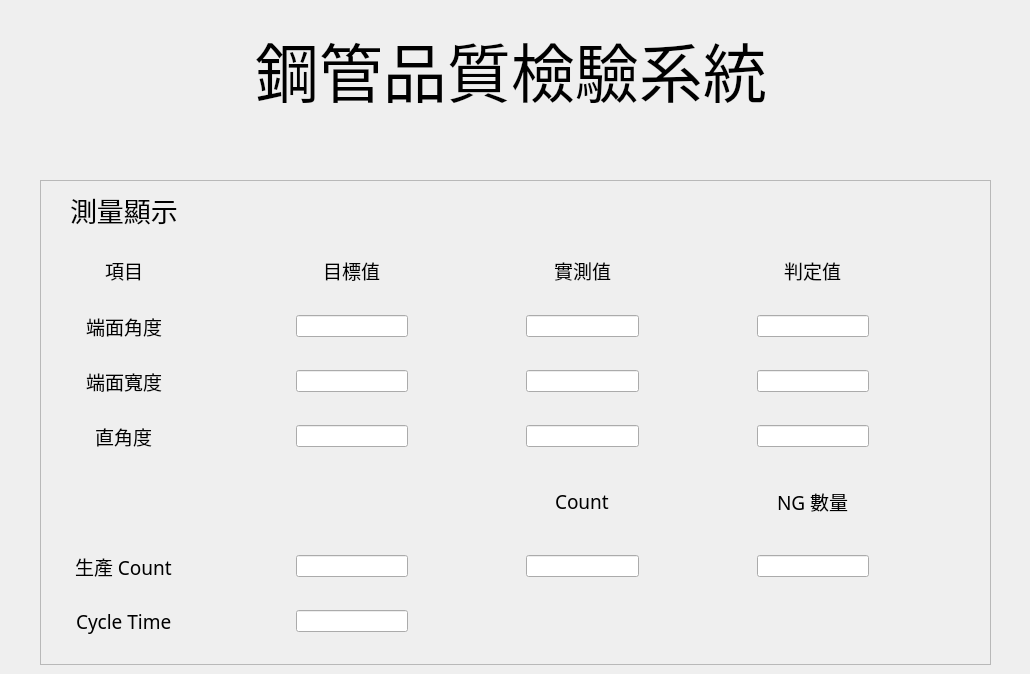
    <widget class="QWidget" name="tab_2">
     <attribute name="title">
      <string>測量顯示</string>
     </attribute>
     <widget class="QFrame" name="frame_2">
      <property name="geometry">
       <rect>
        <x>40</x>
        <y>180</y>
        <width>951</width>
        <height>485</height>
       </rect>
      </property>
      <property name="frameShape">
       <enum>QFrame::StyledPanel</enum>
      </property>
      <property name="frameShadow">
       <enum>QFrame::Raised</enum>
      </property>
      <layout class="QVBoxLayout" name="verticalLayout_4">
       <item>
        <layout class="QGridLayout" name="gridLayout_3">
         <item row="4" column="7">
          <widget class="QLineEdit" name="lineEdit_5">
           <property name="readOnly">
            <bool>true</bool>
           </property>
          </widget>
         </item>
         <item row="8" column="7">
          <widget class="QLineEdit" name="lineEdit_8">
           <property name="readOnly">
            <bool>true</bool>
           </property>
          </widget>
         </item>
         <item row="4" column="3">
          <widget class="QLineEdit" name="lineEdit">
           <property name="readOnly">
            <bool>true</bool>
           </property>
          </widget>
         </item>
         <item row="15" column="0">
          <spacer name="verticalSpacer_48">
           <property name="orientation">
            <enum>Qt::Vertical</enum>
           </property>
           <property name="sizeHint" stdset="0">
            <size>
             <width>20</width>
             <height>20</height>
            </size>
           </property>
          </spacer>
         </item>
         <item row="14" column="3">
          <widget class="QLineEdit" name="lineEdit_14">
           <property name="readOnly">
            <bool>true</bool>
           </property>
          </widget>
         </item>
         <item row="6" column="5">
          <widget class="QLineEdit" name="lineEdit_7">
           <property name="readOnly">
            <bool>true</bool>
           </property>
          </widget>
         </item>
         <item row="8" column="5">
          <widget class="QLineEdit" name="lineEdit_9">
           <property name="readOnly">
            <bool>true</bool>
           </property>
          </widget>
         </item>
         <item row="0" column="1">
          <widget class="QLabel" name="label_2">
           <property name="font">
            <font>
             <family>Cascadia Code</family>
             <pointsize>20</pointsize>
            </font>
           </property>
           <property name="text">
            <string>測量顯示</string>
           </property>
          </widget>
         </item>
         <item row="4" column="5">
          <widget class="QLineEdit" name="lineEdit_4">
           <property name="readOnly">
            <bool>true</bool>
           </property>
          </widget>
         </item>
         <item row="0" column="8">
          <spacer name="horizontalSpacer_69">
           <property name="orientation">
            <enum>Qt::Horizontal</enum>
           </property>
           <property name="sizeHint" stdset="0">
            <size>
             <width>40</width>
             <height>20</height>
            </size>
           </property>
          </spacer>
         </item>
         <item row="12" column="3">
          <widget class="QLineEdit" name="lineEdit_10">
           <property name="readOnly">
            <bool>true</bool>
           </property>
          </widget>
         </item>
         <item row="12" column="1" alignment="Qt::AlignHCenter">
          <widget class="QLabel" name="label_10">
           <property name="font">
            <font>
             <family>Cascadia Code</family>
             <pointsize>14</pointsize>
            </font>
           </property>
           <property name="text">
            <string>生產 Count</string>
           </property>
          </widget>
         </item>
         <item row="8" column="1" alignment="Qt::AlignHCenter">
          <widget class="QLabel" name="label_5">
           <property name="font">
            <font>
             <family>Cascadia Code</family>
             <pointsize>14</pointsize>
            </font>
           </property>
           <property name="text">
            <string>直角度</string>
           </property>
          </widget>
         </item>
         <item row="10" column="5" alignment="Qt::AlignHCenter">
          <widget class="QLabel" name="label_12">
           <property name="font">
            <font>
             <family>Cascadia Code</family>
             <pointsize>14</pointsize>
            </font>
           </property>
           <property name="text">
            <string>Count</string>
           </property>
          </widget>
         </item>
         <item row="0" column="2">
          <spacer name="horizontalSpacer_21">
           <property name="orientation">
            <enum>Qt::Horizontal</enum>
           </property>
           <property name="sizeHint" stdset="0">
            <size>
             <width>40</width>
             <height>20</height>
            </size>
           </property>
          </spacer>
         </item>
         <item row="0" column="4">
          <layout class="QGridLayout" name="gridLayout_6">
           <item row="0" column="1">
            <spacer name="horizontalSpacer_23">
             <property name="orientation">
              <enum>Qt::Horizontal</enum>
             </property>
             <property name="sizeHint" stdset="0">
              <size>
               <width>40</width>
               <height>20</height>
              </size>
             </property>
            </spacer>
           </item>
          </layout>
         </item>
         <item row="12" column="7">
          <widget class="QLineEdit" name="lineEdit_13">
           <property name="readOnly">
            <bool>true</bool>
           </property>
          </widget>
         </item>
         <item row="4" column="1" alignment="Qt::AlignHCenter">
          <widget class="QLabel" name="label_3">
           <property name="font">
            <font>
             <family>Cascadia Code</family>
             <pointsize>14</pointsize>
            </font>
           </property>
           <property name="text">
            <string>端面角度</string>
           </property>
          </widget>
         </item>
         <item row="8" column="3">
          <widget class="QLineEdit" name="lineEdit_3">
           <property name="readOnly">
            <bool>true</bool>
           </property>
          </widget>
         </item>
         <item row="6" column="3">
          <widget class="QLineEdit" name="lineEdit_2">
           <property name="readOnly">
            <bool>true</bool>
           </property>
          </widget>
         </item>
         <item row="0" column="6">
          <spacer name="horizontalSpacer_68">
           <property name="orientation">
            <enum>Qt::Horizontal</enum>
           </property>
           <property name="sizeHint" stdset="0">
            <size>
             <width>40</width>
             <height>20</height>
            </size>
           </property>
          </spacer>
         </item>
         <item row="13" column="0">
          <spacer name="verticalSpacer_47">
           <property name="orientation">
            <enum>Qt::Vertical</enum>
           </property>
           <property name="sizeHint" stdset="0">
            <size>
             <width>20</width>
             <height>20</height>
            </size>
           </property>
          </spacer>
         </item>
         <item row="2" column="3" alignment="Qt::AlignHCenter">
          <widget class="QLabel" name="label_7">
           <property name="font">
            <font>
             <family>Cascadia Code</family>
             <pointsize>14</pointsize>
            </font>
           </property>
           <property name="text">
            <string>目標值</string>
           </property>
          </widget>
         </item>
         <item row="7" column="0">
          <spacer name="verticalSpacer_45">
           <property name="orientation">
            <enum>Qt::Vertical</enum>
           </property>
           <property name="sizeHint" stdset="0">
            <size>
             <width>20</width>
             <height>20</height>
            </size>
           </property>
          </spacer>
         </item>
         <item row="2" column="7" alignment="Qt::AlignHCenter">
          <widget class="QLabel" name="label_9">
           <property name="font">
            <font>
             <family>Cascadia Code</family>
             <pointsize>14</pointsize>
            </font>
           </property>
           <property name="text">
            <string>判定值</string>
           </property>
          </widget>
         </item>
         <item row="6" column="7">
          <widget class="QLineEdit" name="lineEdit_6">
           <property name="readOnly">
            <bool>true</bool>
           </property>
          </widget>
         </item>
         <item row="2" column="1" alignment="Qt::AlignHCenter">
          <widget class="QLabel" name="label_6">
           <property name="font">
            <font>
             <family>Cascadia Code</family>
             <pointsize>14</pointsize>
            </font>
           </property>
           <property name="text">
            <string>項目</string>
           </property>
          </widget>
         </item>
         <item row="9" column="0">
          <spacer name="verticalSpacer_36">
           <property name="orientation">
            <enum>Qt::Vertical</enum>
           </property>
           <property name="sizeHint" stdset="0">
            <size>
             <width>20</width>
             <height>30</height>
            </size>
           </property>
          </spacer>
         </item>
         <item row="6" column="1" alignment="Qt::AlignHCenter">
          <widget class="QLabel" name="label_4">
           <property name="font">
            <font>
             <family>Cascadia Code</family>
             <pointsize>14</pointsize>
            </font>
           </property>
           <property name="text">
            <string>端面寬度</string>
           </property>
          </widget>
         </item>
         <item row="5" column="0">
          <spacer name="verticalSpacer_44">
           <property name="orientation">
            <enum>Qt::Vertical</enum>
           </property>
           <property name="sizeHint" stdset="0">
            <size>
             <width>20</width>
             <height>20</height>
            </size>
           </property>
          </spacer>
         </item>
         <item row="12" column="5">
          <widget class="QLineEdit" name="lineEdit_12">
           <property name="readOnly">
            <bool>true</bool>
           </property>
          </widget>
         </item>
         <item row="14" column="1" alignment="Qt::AlignHCenter">
          <widget class="QLabel" name="label_11">
           <property name="font">
            <font>
             <family>Cascadia Code</family>
             <pointsize>14</pointsize>
            </font>
           </property>
           <property name="text">
            <string>Cycle Time</string>
           </property>
          </widget>
         </item>
         <item row="3" column="0">
          <spacer name="verticalSpacer_43">
           <property name="orientation">
            <enum>Qt::Vertical</enum>
           </property>
           <property name="sizeHint" stdset="0">
            <size>
             <width>20</width>
             <height>20</height>
            </size>
           </property>
          </spacer>
         </item>
         <item row="10" column="7" alignment="Qt::AlignHCenter">
          <widget class="QLabel" name="label_13">
           <property name="font">
            <font>
             <family>Cascadia Code</family>
             <pointsize>14</pointsize>
            </font>
           </property>
           <property name="text">
            <string>NG 數量</string>
           </property>
          </widget>
         </item>
         <item row="2" column="5" alignment="Qt::AlignHCenter">
          <widget class="QLabel" name="label_8">
           <property name="font">
            <font>
             <family>Cascadia Code</family>
             <pointsize>14</pointsize>
            </font>
           </property>
           <property name="text">
            <string>實測值</string>
           </property>
          </widget>
         </item>
         <item row="1" column="0">
          <spacer name="verticalSpacer_25">
           <property name="orientation">
            <enum>Qt::Vertical</enum>
           </property>
           <property name="sizeHint" stdset="0">
            <size>
             <width>20</width>
             <height>20</height>
            </size>
           </property>
          </spacer>
         </item>
         <item row="11" column="0">
          <spacer name="verticalSpacer_50">
           <property name="orientation">
            <enum>Qt::Vertical</enum>
           </property>
           <property name="sizeHint" stdset="0">
            <size>
             <width>20</width>
             <height>30</height>
            </size>
           </property>
          </spacer>
         </item>
        </layout>
       </item>
      </layout>
     </widget>
     <widget class="QWidget" name="gridLayoutWidget_2">
      <property name="geometry">
       <rect>
        <x>0</x>
        <y>10</y>
        <width>1021</width>
        <height>103</height>
       </rect>
      </property>
      <layout class="QGridLayout" name="gridLayout_4">
       <item row="1" column="2">
        <spacer name="horizontalSpacer_61">
         <property name="orientation">
          <enum>Qt::Horizontal</enum>
         </property>
         <property name="sizeHint" stdset="0">
          <size>
           <width>40</width>
           <height>20</height>
          </size>
         </property>
        </spacer>
       </item>
       <item row="1" column="0">
        <spacer name="horizontalSpacer_60">
         <property name="orientation">
          <enum>Qt::Horizontal</enum>
         </property>
         <property name="sizeHint" stdset="0">
          <size>
           <width>40</width>
           <height>20</height>
          </size>
         </property>
        </spacer>
       </item>
       <item row="1" column="1">
        <widget class="QLabel" name="title2">
         <property name="minimumSize">
          <size>
           <width>216</width>
           <height>32</height>
          </size>
         </property>
         <property name="font">
          <font>
           <family>Cascadia Code</family>
           <pointsize>48</pointsize>
          </font>
         </property>
         <property name="text">
          <string>鋼管品質檢驗系統</string>
         </property>
        </widget>
       </item>
       <item row="0" column="1">
        <spacer name="verticalSpacer_46">
         <property name="orientation">
          <enum>Qt::Vertical</enum>
         </property>
         <property name="sizeHint" stdset="0">
          <size>
           <width>20</width>
           <height>20</height>
          </size>
         </property>
        </spacer>
       </item>
      </layout>
     </widget>
    </widget>
